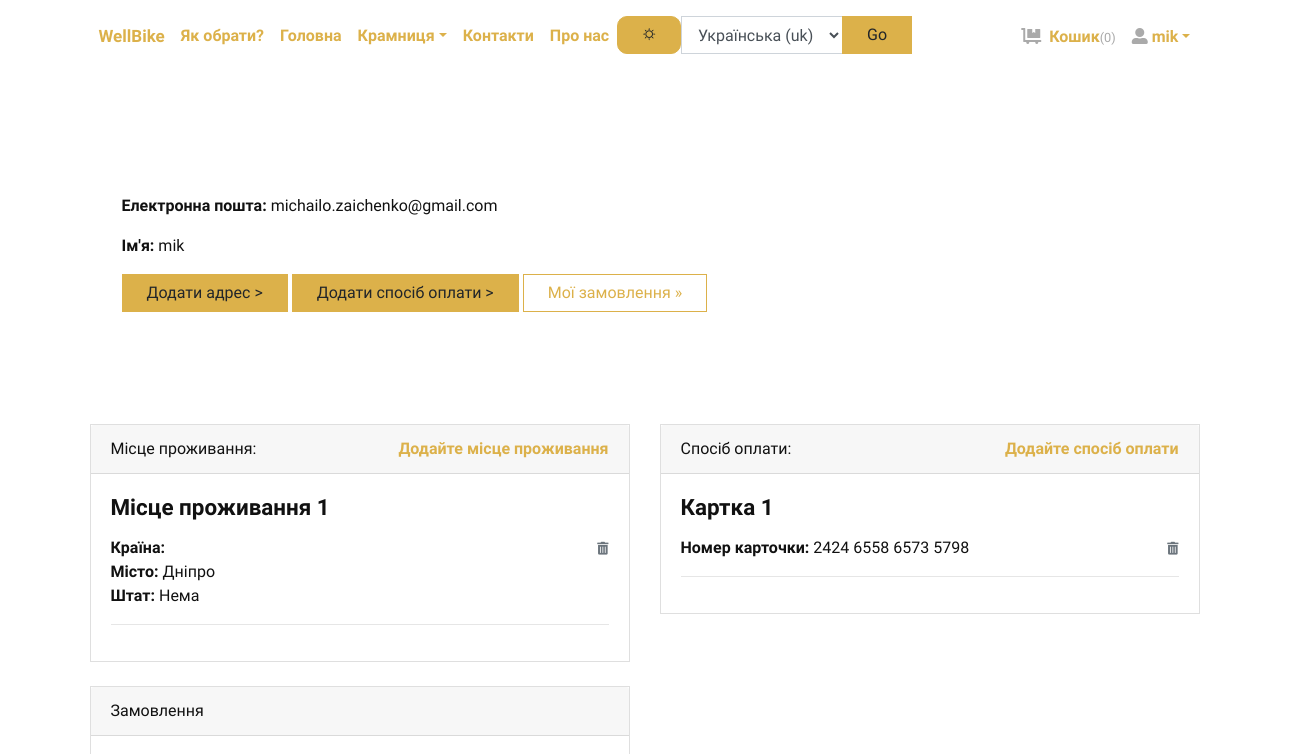
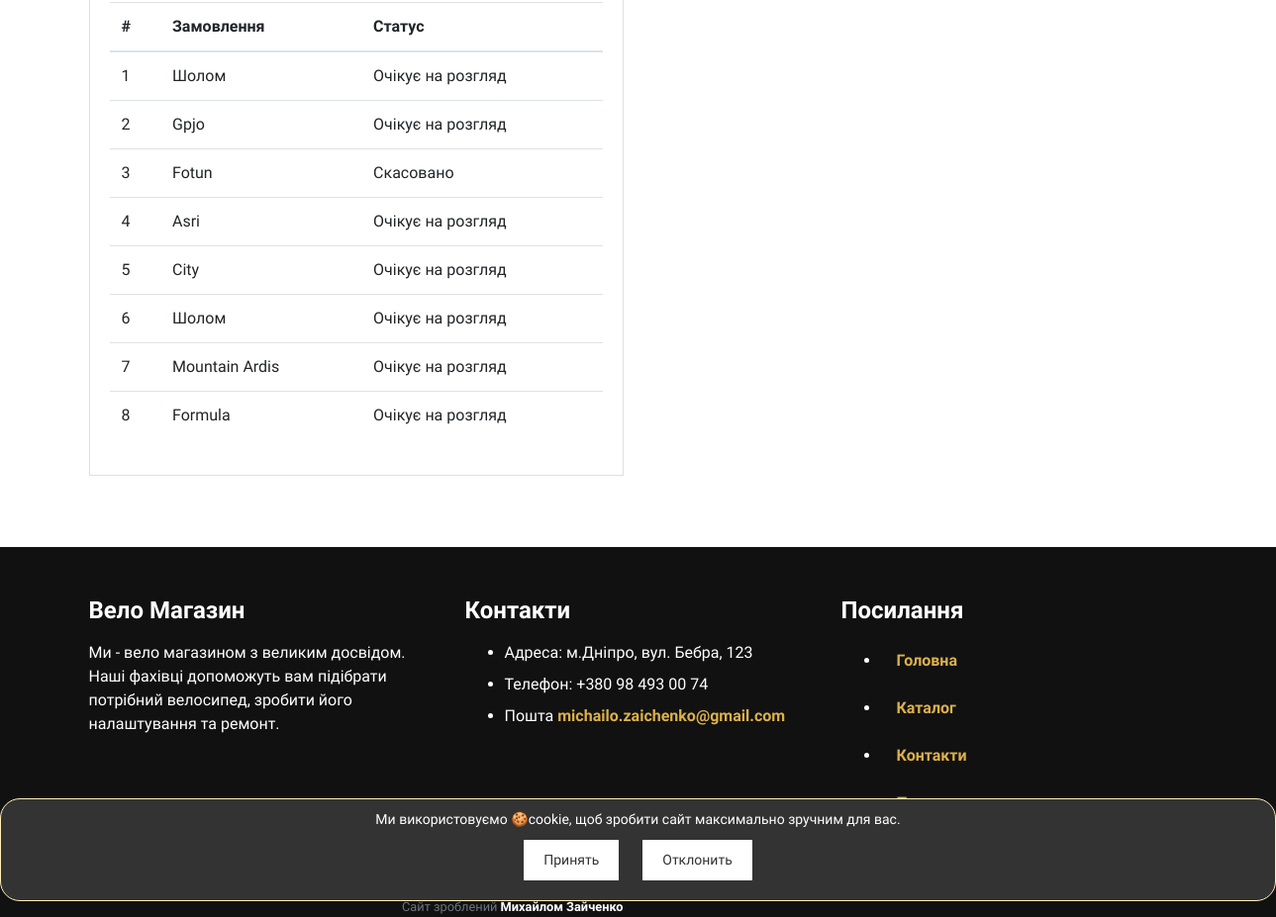
Page /accounts/profile/ (signed in) on the earlier database version (2 pictures, top to bottom).
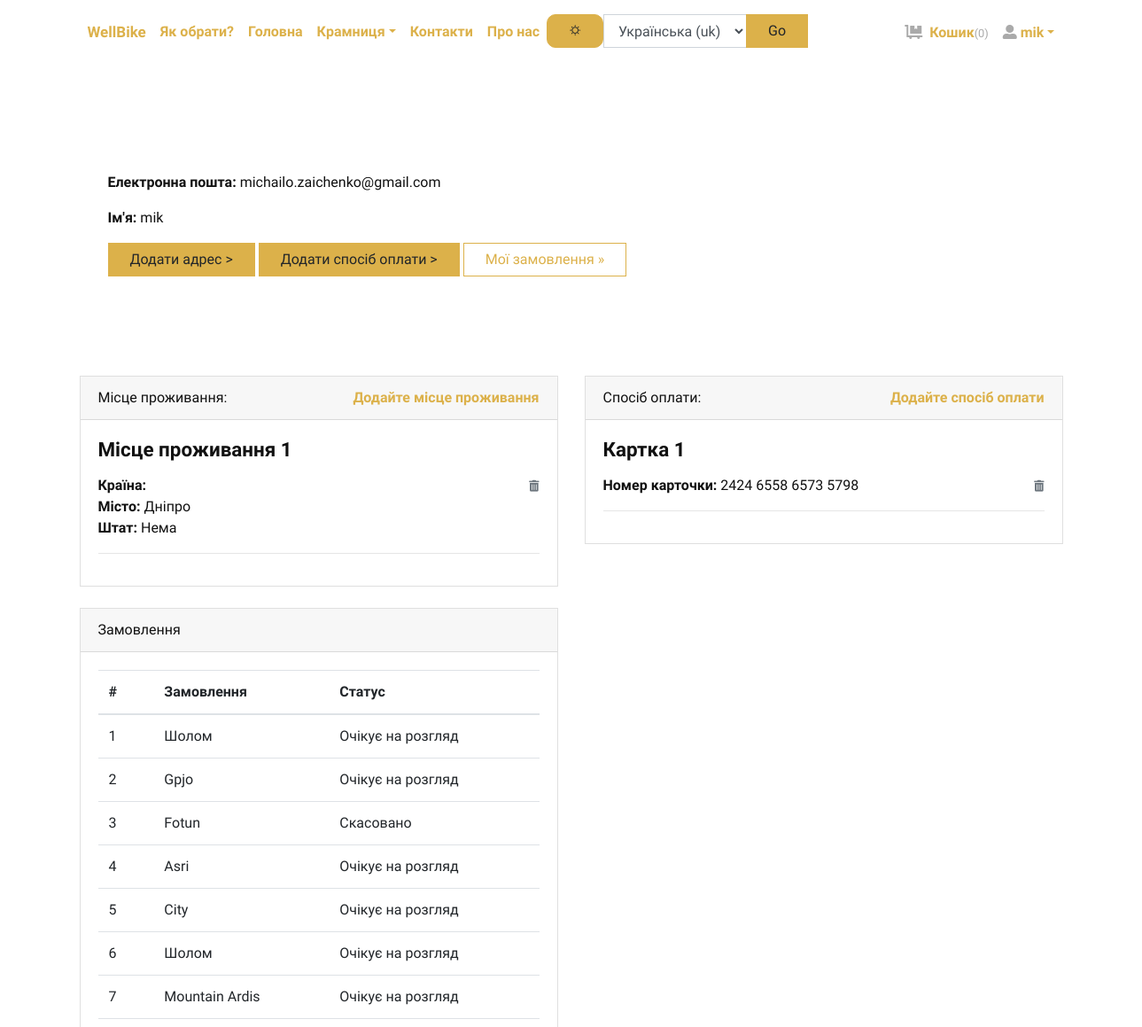
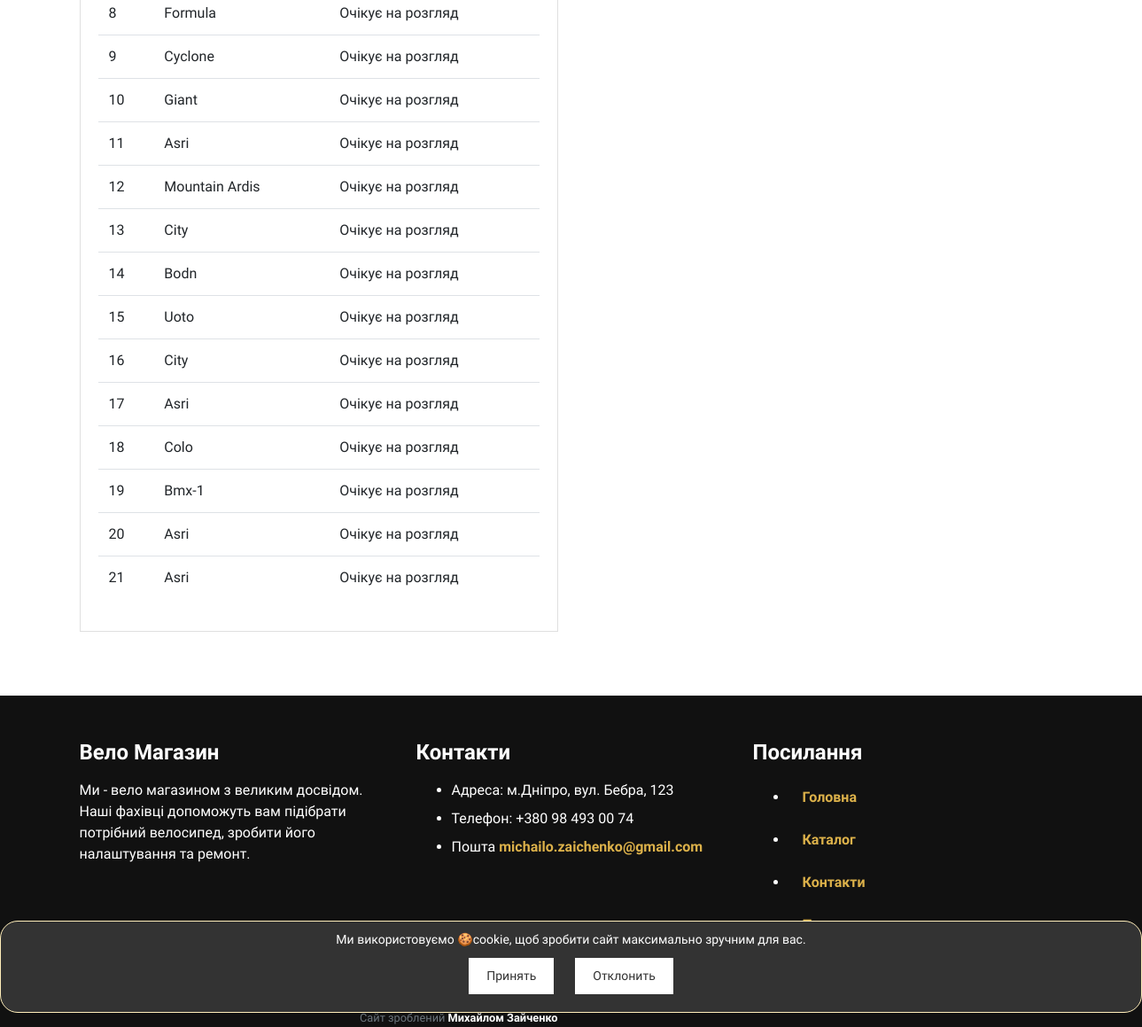
Same page on the later database version (2 pictures, top to bottom).
### store/models.py (models this page shows, shortened)
class Address(models.Model):
    user = models.ForeignKey(User, verbose_name="User", on_delete=models.CASCADE)
    locality = models.CharField(max_length=150, verbose_name="Nearest Location")
    city = models.CharField(max_length=150, verbose_name="City")
    state = models.CharField(max_length=150, verbose_name="State")

class PayingWay(models.Model):
    user = models.ForeignKey(User, verbose_name="User", on_delete=models.CASCADE)
    card_number = models.CharField(max_length=20, verbose_name='card_number')

class Order(models.Model):
    user = models.ForeignKey(User, verbose_name="User", on_delete=models.CASCADE)
    address = models.ForeignKey(Address, verbose_name="Shipping Address", on_delete=models.CASCADE)
    paying_way = models.ForeignKey(PayingWay, verbose_name="Paying Way", on_delete=models.CASCADE, blank=True,
                                   null=True)
    product = models.ForeignKey(Product, verbose_name="Product", on_delete=models.CASCADE)
    quantity = models.PositiveIntegerField(verbose_name="Quantity")
    ordered_date = models.DateTimeField(auto_now_add=True, verbose_name="Ordered Date")
    status = models.CharField(
        choices=STATUS_CHOICES,
        max_length=50,
        default="Очікує на розгляд"
        )

class Product(models.Model):
    title = models.CharField(max_length=150, verbose_name="Product Title")
    slug = models.SlugField(max_length=160, verbose_name="Product Slug")
    sku = models.CharField(max_length=255, unique=True, verbose_name="Unique Product ID (SKU)")
    short_description = models.TextField(verbose_name="Short Description")
    detail_description = models.TextField(blank=True, null=True, verbose_name="Detail Description")
    product_image = models.ImageField(upload_to='product', blank=True, null=True, verbose_name="Product Image")
    price = models.DecimalField(max_digits=8, decimal_places=2)
    category = models.ForeignKey(Category, verbose_name="Product Categoy", on_delete=models.CASCADE)
    is_active = models.BooleanField(verbose_name="Is Active?")
    is_featured = models.BooleanField(verbose_name="Is Featured?")
    created_at = models.DateTimeField(auto_now_add=True, verbose_name="Created Date")
    updated_at = models.DateTimeField(auto_now=True, verbose_name="Updated Date")
    class Meta:
        verbose_name_plural = 'Products'
        ordering = ('-created_at', )

### store/views.py (the view)
# urls.py: path('accounts/profile/', views.profile, name="profile"),
@login_required
def profile(request):
    addresses = Address.objects.filter(user=request.user)
    paying_ways = PayingWay.objects.filter(user=request.user)
    orders = Order.objects.filter(user=request.user)
    your_account = request.user
    return render(request, 'account/profile.html', {'addresses': addresses, 'orders': orders, 'your_account':
        your_account, 'paying_ways': paying_ways})

### store/templates/account/profile.html (shortened to what this page needs)
{% extends 'base.html' %}
{% load static %}
{% block content %}
    <div class="container py-5">
        <div class="jumbotron">
            <p><strong>Електронна пошта:</strong> {{ request.user.email }}</p>
            <p><strong>Ім'я:</strong> {{ request.user.username }}</p>
            <p><a class="btn btn-primary btn-large" href="{% url 'store:add-address' %}">Додати адрес ></a>
                <a class="btn btn-primary btn-large" href="{% url 'store:add-paying-way' %}">Додати спосіб оплати ></a>
                <a class="btn btn-outline-primary btn-large" href="{% url 'store:orders' %}">Мої замовлення »</a></p>
        </div>
        <div class="row">
            <div class="col-lg-6">
                <div class="card mb-4" id="headings">
                    <div class="card-header">Місце проживання: <span class="float-right"><a
                            href="{% url 'store:add-address' %}">Додайте місце проживання</a></span></div>
                    <div class="card-body">
                        {% if addresses %}
                            {% for address in addresses %}
                                <h4 class="mb-3">Місце проживання {{ forloop.counter }}</h4>
                                <span class="float-right"><a href="{% url 'store:remove-address' address.id %}"><i
                                        class="fas fa-trash-alt small text-muted"></i></a></span>
                                <p>
                                    <strong>Країна: </strong>{{ address.country }} <br>
                                    <strong>Місто: </strong>{{ address.city }} <br>
                                    <strong>Штат: </strong>{{ address.state }} <br>
                                </p>
                                <hr>
                            {% endfor %}
                        {% else %}
                            <div class="text-danger">
                                Місце проживання не додано(
                            </div>
                        {% endif %}
                    </div>
                </div>
            </div>
            <div class="col-lg-6">
                <div class="card mb-4" id="headings">
                    <div class="card-header">Спосіб оплати: <span class="float-right"><a
                            href="{% url 'store:add-paying-way' %}">Додайте спосіб оплати</a></span></div>
                    <div class="card-body">
                        {% if paying_ways %}
                            {% for paying_way in paying_ways %}
                                <h4 class="mb-3">Картка {{ forloop.counter }}</h4>
                                <span class="float-right"><a href="{% url 'store:remove-payingway' paying_way.id %}"><i
                                        class="fas fa-trash-alt small text-muted"></i></a></span>
                                <p>
                                    <strong>Номер карточки: </strong>{{ paying_way.card_number }} <br>
                                </p>
                                <hr>
                            {% endfor %}
                        {% else %}
                            <div class="text-danger">
                                Cпосіб оплати не додано(
                            </div>
                        {% endif %}
                    </div>
                </div>
            </div>
            <div class="col-lg-6">
                <div class="card mb-4" id="tables">
                    <div class="card-header">Замовлення</div>
                    <div class="card-body">
                        <table class="table">
                            <thead>
                            <tr>
                                <th>#</th>
                                <th>Замовлення</th>
                                <th>Статус</th>
                            </tr>
                            </thead>
                            <tbody>
                            {% if orders %}
                                {% for order in orders %}
                                    <tr>
                                        <td>{{ forloop.counter }}</td>
                                        <td>{{ order.product.title }}</td>
                                        <td>
                                            {{ order.status }}
                                        </td>
                                    </tr>
                                {% endfor %}
                            {% else %}
                                <tr>
                                    <td class="text-danger" colspan="3">Ви ще нічого не замовляли.</td>
                                </tr>
                            {% endif %}
                            </tbody>
                        </table>
                    </div>
                </div>
            </div>
        </div>
    </div>
{% endblock content %}

### store/templates/base.html (shortened to what this page needs)
{% load static %}
<!DOCTYPE html>
<html>
<head>
    <link rel="stylesheet" href="{% static 'useful_things_for_front/bootstrap/css/bootstrap.min.css' %}">
    <link rel="stylesheet" href="{% static 'useful_things_for_front/lightbox2/css/lightbox.min.css' %}">
    <link rel="stylesheet" href="{% static 'useful_things_for_front/nouislider/nouislider.min.css' %}">
    <link rel="stylesheet" href="{% static 'useful_things_for_front/bootstrap-select/css/bootstrap-select.min.css' %}">
    <link rel="stylesheet" href="{% static 'useful_things_for_front/owl.carousel2/assets/owl.carousel.min.css' %}">
    <link rel="stylesheet" href="{% static 'useful_things_for_front/owl.carousel2/assets/owl.theme.default.css' %}">
    <link rel="stylesheet" href="{% static 'css/style.gold.css' %}" id="theme-stylesheet">
</head>
<body>
<div class="page-holder">
    {% include 'navbar.html' %}
    {% block content %}
    {% endblock content %}
    {% include 'footer.html' %}
    {% include 'cookie.html' %}
    {% include 'scripts.html' %}
</div>
</body>
</html>

### store/templates/navbar.html (shortened to what this page needs)
{% load static %}
{% load i18n %}
{% block head %}
    <link href="{% static 'css/header.css' %}" rel="stylesheet" type="text/css">
    <link href="{% static 'css/button_back_col.css' %}" rel="stylesheet" type="text/css">
{% endblock %}
<header>
    <div class="container px-0 px-lg-3">
        <nav class="navbar navbar-expand-lg py-3 px-lg-0">
            <div class="collapse navbar-collapse" id="navbarSupportedContent">
                <ul class="navbar-nav mr-auto">
                    <li class="nav-item">
                        <a class="nav-link active" href="{% url 'store:home' %}"><span
                                class="custom-text">WellBike</span></a>
                    </li>
                    <li class="nav-item">
                        <a class="nav-link" href="{% url 'store:main' %}">{% trans 'Як обрати?' %}</a>
                    </li>
                    <li class="nav-item">
                        <a class="nav-link" href="{% url 'store:home' %}">{% trans 'Головна' %}</a>
                    </li>
                    <li class="nav-item dropdown"><a class="nav-link dropdown-toggle" id="pagesDropdown" href="#"
                                                     data-toggle="dropdown" aria-haspopup="true"
                                                     aria-expanded="false">{% trans 'Крамниця' %}</a>
                    </li>
                    <li class="nav-item">
                        <a class="nav-link" href="{% url 'store:contacts' %}">{% trans "Контакти" %}</a>
                    </li>
                    <li class="nav-item">
                        <a class="nav-link" href="{% url 'store:about' %}"> {% trans "Про нас" %}</a>
                    </li>
                    <li>
                        <div id="toggle-theme" class="btn btn-primary">🌣</div>
                    </li>
                    <li>
                        {% load i18n %}
                        <form action="{% url 'set_language' %}" method="post" class="form-inline">
                            <div class="input-group">
                                <select name="language" class="form-control">
                                    {% get_current_language as LANGUAGE_CODE %}
                                    {% get_available_languages as LANGUAGES %}
                                    {% get_language_info_list for LANGUAGES as languages %}
                                    {% for language in languages %}
                                        <option value="{{ language.code }}"{% if language.code == LANGUAGE_CODE %}
                                                selected{% endif %}>
                                            {{ language.name_local }} ({{ language.code }})
                                        </option>
                                    {% endfor %}
                                </select>
                                <div class="input-group-append">
                                    <button type="submit" class="btn btn-primary">Go</button>
                                </div>
                            </div>
                        </form>
                    </li>
                </ul>
                <ul class="navbar-nav ml-auto">
                    {% if request.user.is_authenticated %}
                        <li class="nav-item"><a class="nav-link" href="{% url 'store:cart' %}"> <i
                                class="fas fa-dolly-flatbed mr-1 text-gray"></i> {% trans 'Кошик' %}<small
                                class="text-gray">({{ cart_items.count }})</small></a></li>
                        <li class="nav-item dropdown"><a class="nav-link dropdown-toggle" id="pagesDropdown" href="#"
                                                         data-toggle="dropdown" aria-haspopup="true"
                                                         aria-expanded="false"><i class="fas fa-user-alt mr-1
                                                   text-gray"></i>{{ your_account }}</a></a>
                        </li>
                    {% else %}
                        <li class="nav-item"><a class="nav-link" href="{% url 'store:login' %}">{% trans 'Увійти' %}</a></li>
                        <li class="nav-item"><a class="nav-link" href="{% url 'store:register' %}">{% trans 'Створити акаунт' %}</a>
                        </li>
                    {% endif %}
                </ul>
            </div>
        </nav>
    </div>
</header>

### store/templates/footer.html
{% load static %}
{% load i18n %}
{% block head %}
    <link rel="stylesheet" href="{% static 'css/footer.css' %}">
{% endblock head %}
<footer class="bg-dark text-white" style="margin-top: auto">
    <div class="container">
        <div class="row">
            <div class="col-12 col-md-4">
                <h3>{% trans 'Вело Магазин' %}</h3>
                <p>{% trans 'Ми - вело магазином з великим досвідом. Наші фахівці допоможуть вам підібрати потрібний велосипед, зробити його налаштування та ремонт.' %}</p>
            </div>
            <div class="col-12 col-md-4">
                <h3>{% trans 'Контакти' %}</h3>
                <ul>
                    <li><p>{% trans 'Адреса: м.Дніпро, вул. Бебра, 123' %}</p></li>
                    <li>{% trans 'Телефон: +380 98 493 00 74' %}</li>
                    <li><p>{% trans 'Пошта' %} <a href="https://mail.google.com/" target="_blank">michailo.zaichenko@gmail.com</a></p>
                    </li>
                </ul>
            </div>
            <div class="col-12 col-md-4">
                <h3>{% trans 'Посилання' %}</h3>
                <ul>
                    <li><a class="nav-link active" href="{% url 'store:main' %}">{% trans 'Головна' %} </a></li>
                    <li><a class="nav-link active" href="{% url 'store:home' %}"> {% trans 'Каталог' %}</a></li>
                    <li><a class="nav-link" href="{% url 'store:contacts' %}">{% trans 'Контакти' %} </a></li>
                    <li><a class="nav-link" href="{% url 'store:about' %}">{% trans 'Про нас' %}</a></li>
                </ul>
            </div>
        </div>
    </div>
    <div class="credits">
        <p>© 2023 {% trans 'Вело Магазин' %}</p>
    </div>
    <div class="col-lg-6 text-lg-right">
        <p class="small text-muted mb-0">{% trans 'Сайт зроблений' %} <a class="text-white reset-anchor"
                                                           href="https://www.linkedin.com/in/michailo-zaichenko-a90048266/"
                                                           target="_blank">{% trans 'Михайлом Зайченко' %}</a></p>
    </div>
</footer>

### store/templates/cookie.html (shortened to what this page needs)
{% load static %}
{% block head %}
    <link rel="stylesheet" href="{% static 'css/cookie.css' %}">
{% endblock head%}
<div id="cookie-banner" class="alert alert-warning alert-dismissible fade show" role="alert">
        <p class="mb-0">Ми використовуємо 🍪cookie, щоб зробити сайт максимально зручним для вас.</p>
        <button id="accept-cookie" type="button" class="btn btn-success">Принять</button>
        <button id="reject-cookie" type="button" class="btn btn-danger" data-dismiss="alert" aria-label="Close">
            Отклонить
        </button>
    </div>

### store/templates/scripts.html (shortened to what this page needs)
{% load static %}
<link rel="stylesheet" href="https://use.fontawesome.com/releases/v5.7.1/css/all.css"
>

Differences in the rows shown:
added Order: product "Cyclone", status "Очікує на розгляд"
added Order: product "Giant", status "Очікує на розгляд"
added Order: product "Asri", status "Очікує на розгляд"
added Order: product "Mountain Ardis", status "Очікує на розгляд"
added Order: product "City", status "Очікує на розгляд"
added Order: product "Bodn", status "Очікує на розгляд"
added Order: product "Uoto", status "Очікує на розгляд"
added Order: product "City", status "Очікує на розгляд"
added Order: product "Asri", status "Очікує на розгляд"
added Order: product "Colo", status "Очікує на розгляд"
added Order: product "Bmx-1", status "Очікує на розгляд"
added Order: product "Asri", status "Очікує на розгляд"
added Order: product "Asri", status "Очікує на розгляд"
